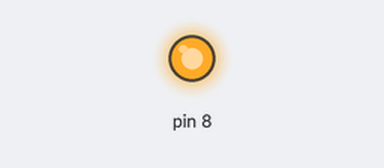
Bench run of a sketch on a simulated Arduino Uno, built with avr-gcc and run on an emulated ATmega328P. On the bench: output pins drawn as LEDs (lit = HIGH).

Above: at 0.1 s.
Timing chart, 0 to 1.6 s (numbered marks = the images above):
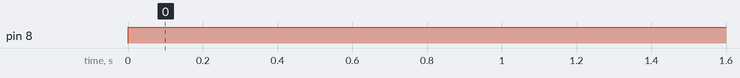

Measured:
- by itself, pin 8: LOW → HIGH at 0.00 s

The sketch:

SoundBeepTest.ino
```cpp
void setup() {
  // put your setup code here, to run once:
  pinMode(8, OUTPUT);
}

void loop() {
  analogWrite(8, 500);

}
```
